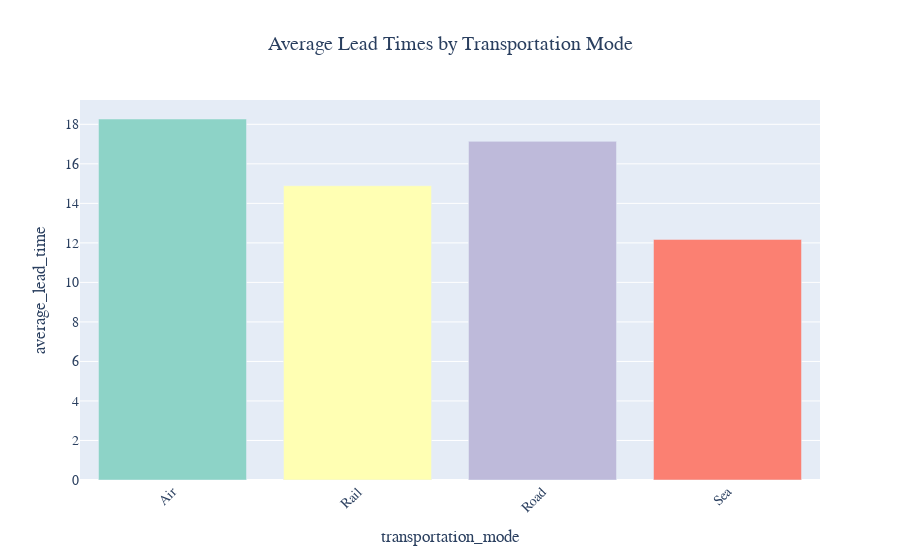

Notebook code cell kept with this figure:
### Code cell
# Lead times optimization analysis
avg_lead_times_transport = data.groupby(['transportation_modes'])['lead_times'].mean().reset_index()

fig = px.bar(avg_lead_times_transport, x='transportation_modes', y='lead_times',
             labels={'transportation_modes': 'transportation_mode', 'lead_times': 'average_lead_time'},
             title='Average Lead Times by Transportation Mode')

# Customize the color scale for bars
color_scale = px.colors.qualitative.Set3  
fig.update_traces(marker_color=color_scale)

# Customize the layout for beautification
fig.update_layout(
    title=dict(text='Average Lead Times by Transportation Mode', x=0.5),
    xaxis_title='transportation_mode',
    yaxis_title='average_lead_time',
    xaxis_tickangle=-45,  # Rotate x-axis labels for better readability
    font=dict(family="Arial", size=14),
    showlegend=False  # Remove legend
)

# Show the plot
fig.show()

best_transportation_mode = avg_lead_times_transport.loc[avg_lead_times_transport['lead_times'].idxmin()]
print(best_transportation_mode)

### Figure 1 — Plotly figure (JSON) as saved in the notebook; plotly's stock layout.template omitted (floating-point values rounded to 4 significant figures)
{"data": [{"alignmentgroup": "True", "hovertemplate": "transportation_mode=%{x}<br>average_lead_time=%{y}<extra></extra>", "legendgroup": "", "marker": {"color": ["rgb(141,211,199)", "rgb(255,255,179)", "rgb(190,186,218)", "rgb(251,128,114)", "rgb(128,177,211)", "rgb(253,180,98)", "rgb(179,222,105)", "rgb(252,205,229)", "rgb(217,217,217)", "rgb(188,128,189)", "rgb(204,235,197)", "rgb(255,237,111)"], "pattern": {"shape": ""}}, "name": "", "offsetgroup": "", "orientation": "v", "showlegend": false, "textposition": "auto", "type": "bar", "x": ["Air", "Rail", "Road", "Sea"], "xaxis": "x", "y": [18.27, 14.89, 17.14, 12.18], "yaxis": "y"}], "layout": {"barmode": "relative", "font": {"family": "Arial", "size": 14}, "legend": {"tracegroupgap": 0}, "showlegend": false, "title": {"text": "Average Lead Times by Transportation Mode", "x": 0.5}, "xaxis": {"anchor": "y", "domain": [0, 1], "tickangle": -45, "title": {"text": "transportation_mode"}}, "yaxis": {"anchor": "x", "domain": [0, 1], "title": {"text": "average_lead_time"}}}}
